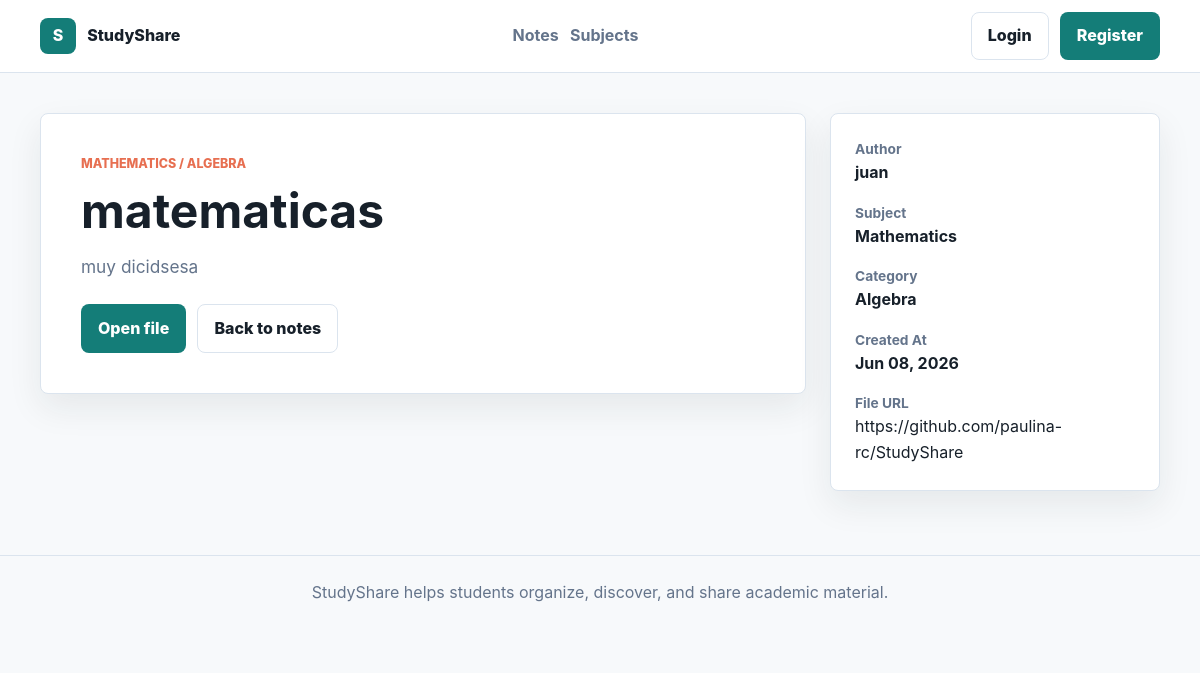
/notes/1, run on the app's committed database.
### app/models/subject.py (models this page shows, shortened)
class Subject(db.Model):
    __tablename__ = "subjects"
    id = db.Column(db.Integer, primary_key=True)
    name = db.Column(
        db.String(100),
        unique=True,
        nullable=False
    )
    description = db.Column(
        db.Text,
        nullable=False
    )
    categories = db.relationship(
        "Category",
        backref="subject",
        lazy=True,
        cascade="all, delete-orphan"
    )
    notes = db.relationship(
        "Note",
        backref="subject",
        lazy=True
    )

### app/models/category.py (models this page shows, shortened)
class Category(db.Model):
    __tablename__ = "categories"
    id = db.Column(db.Integer, primary_key=True)
    name = db.Column(
        db.String(100),
        nullable=False
    )
    description = db.Column(
        db.Text,
        nullable=False
    )
    subject_id = db.Column(
        db.Integer,
        db.ForeignKey("subjects.id"),
        nullable=False
    )
    notes = db.relationship(
        "Note",
        backref="category",
        lazy=True
    )
    __table_args__ = (
        db.UniqueConstraint(
            "name",
            "subject_id",
            name="uq_category_name_subject"
        ),
    )

### app/models/note.py (models this page shows, shortened)
class Note(db.Model):
    __tablename__ = "notes"
    id = db.Column(db.Integer, primary_key=True)
    title = db.Column(
        db.String(150),
        nullable=False
    )
    description = db.Column(
        db.Text,
        nullable=False
    )
    file_url = db.Column(
        db.String(255),
        nullable=False
    )
    user_id = db.Column(
        db.Integer,
        db.ForeignKey("users.id"),
        nullable=False
    )
    subject_id = db.Column(
        db.Integer,
        db.ForeignKey("subjects.id"),
        nullable=False
    )
    category_id = db.Column(
        db.Integer,
        db.ForeignKey("categories.id"),
        nullable=False
    )
    created_at = db.Column(
        db.DateTime,
        server_default=db.func.now()
    )

### app/models/user.py (models this page shows, shortened)
class User(db.Model, UserMixin):
    __tablename__ = "users"
    id = db.Column(db.Integer, primary_key=True)
    username = db.Column(
        db.String(50),
        unique=True,
        nullable=False
    )
    email = db.Column(
        db.String(120),
        unique=True,
        nullable=False
    )
    password = db.Column(
        db.String(255),
        nullable=False
    )
    created_at = db.Column(
        db.DateTime,
        server_default=db.func.now()
    )
    notes = db.relationship(
        "Note",
        backref="author",
        lazy=True
    )

### app/routes/notes.py (the view)
@notes.route("/notes/<int:note_id>")
def note_detail(note_id):
    note = Note.query.get_or_404(note_id)
    return render_template(
        "note_detail.html",
        note=note
    )

### app/templates/note_detail.html (shortened to what this page needs)
{% extends "base.html" %}
{% block content %}
    <article class="detail-layout">
        <div class="detail-main">
            <p class="eyebrow">{{ note.subject.name }} / {{ note.category.name }}</p>
            <h1>{{ note.title }}</h1>
            <p class="detail-description">{{ note.description }}</p>
            <div class="detail-actions">
                <a class="button button-primary" href="{{ note.file_url }}" target="_blank">Open file</a>
                <a class="button button-secondary" href="{{ url_for('notes.list_notes') }}">Back to notes</a>
            </div>
        </div>
        <aside class="detail-sidebar">
            <div>
                <span>Author</span>
                <strong>{{ note.author.username }}</strong>
            </div>
            <div>
                <span>Subject</span>
                <strong>{{ note.subject.name }}</strong>
            </div>
            <div>
                <span>Category</span>
                <strong>{{ note.category.name }}</strong>
            </div>
            <div>
                <span>Created At</span>
                <strong>{{ note.created_at.strftime('%b %d, %Y') if note.created_at else 'Recently' }}</strong>
            </div>
            <div>
                <span>File URL</span>
                <a href="{{ note.file_url }}" target="_blank">{{ note.file_url }}</a>
            </div>
        </aside>
    </article>
{% endblock %}

### app/static/css/main.css (style rules this page uses)
:root { --color-bg: #f7f9fb; --color-surface: #ffffff; --color-ink: #17202a; --color-muted: #64748b; --color-border: #dbe4ee; --color-primary: #147d78; --color-primary-dark: #0f5f5b; --color-coral: #e76f51; --color-amber: #f2b84b; --color-sky: #d8ecff; --shadow-soft: 0 14px 34px rgba(23, 32, 42, 0.08); --radius: 8px; --space-xs: 0.35rem; --space-sm: 0.7rem; --space-md: 1rem; --space-lg: 1.5rem; --space-xl: 2.5rem; --space-2xl: 4rem; --font-body: Inter, ui-sans-serif, system-ui, -apple-system, BlinkMacSystemFont, "Segoe UI", sans-serif; }
* { box-sizing: border-box; }
body { margin: 0; min-height: 100vh; background: var(--color-bg); color: var(--color-ink); font-family: var(--font-body); line-height: 1.6; }
a { color: inherit; text-decoration: none; }
h1, h2, h3, h4, p { margin-top: 0; }
h1 { font-size: clamp(2rem, 4vw, 3.4rem); line-height: 1.05; margin-bottom: var(--space-md); }
.eyebrow, .card-kicker { color: var(--color-coral); font-size: 0.78rem; font-weight: 800; letter-spacing: 0; text-transform: uppercase; }
.button { min-height: 42px; display: inline-flex; align-items: center; justify-content: center; border: 1px solid transparent; border-radius: var(--radius); padding: 0.65rem 1rem; font-weight: 800; cursor: pointer; }
.button-primary { background: var(--color-primary); color: white; }
.button-secondary { background: var(--color-surface); border-color: var(--color-border); color: var(--color-ink); }
.card, .note-card, .subject-card, .stat-card, .auth-panel, .form-card, .detail-sidebar, .empty-state { background: var(--color-surface); border: 1px solid var(--color-border); border-radius: var(--radius); box-shadow: var(--shadow-soft); }
.detail-layout { display: grid; grid-template-columns: minmax(0, 1fr) 330px; gap: var(--space-lg); align-items: start; }
.detail-main { background: var(--color-surface); border: 1px solid var(--color-border); border-radius: var(--radius); padding: var(--space-xl); box-shadow: var(--shadow-soft); }
.detail-description { color: var(--color-muted); font-size: 1.08rem; }
.detail-actions { display: flex; gap: var(--space-sm); margin-top: var(--space-lg); }
.detail-sidebar { display: grid; gap: var(--space-md); padding: var(--space-lg); }
.detail-sidebar span { display: block; color: var(--color-muted); font-size: 0.86rem; font-weight: 700; }
.detail-sidebar strong, .detail-sidebar a { word-break: break-word; }

### data on the page
Subject: subject.name "MATHEMATICS", subject.name "Mathematics"
Category: category.name "ALGEBRA", category.name "Algebra"
Note: title "matematicas", description "muy dicidsesa", created_at "Jun 08, 2026", file_url "https://github.com/paulina-rc/StudyShare"
User: author.username "juan"
